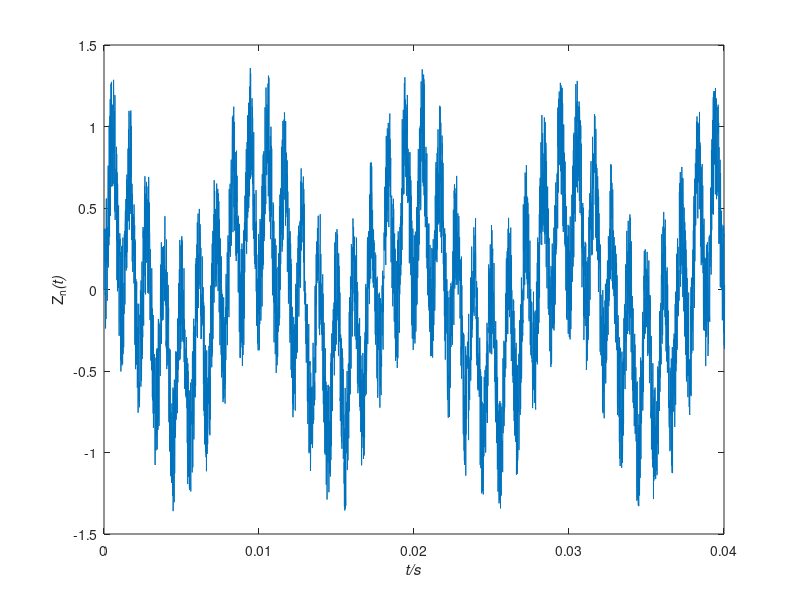

Recreate this plot in MATLAB.
clear all; clc
close all 

t=(0:10e-6:0.05)
t1=linspace(0,0.05,length(t))
xt=sin(2*pi*400*t)
yt=sin(2*pi*500*t)

zt=xt.*yt

n=-0.4+(0.4-(-0.4)).*rand(1,length(zt))

zn=zt+n

plot(t,zn)
xlim([0 0.04])
xlabel('{\itt/s}')
ylabel('Z_n{\it(t)}')

